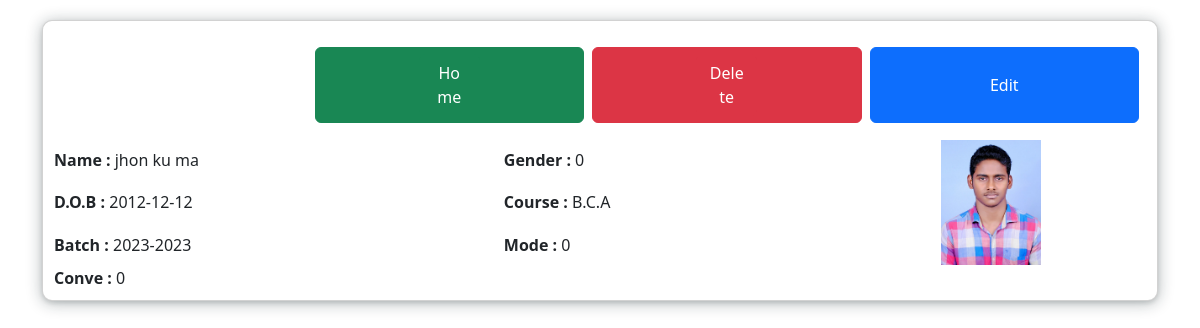
The app's page /student.php?id=4 with its own data.
### tables this page shows
CREATE TABLE `students` (
  `id` int(11) NOT NULL,
  `student_id` varchar(100) NOT NULL,
  `first_name` varchar(255) NOT NULL,
  `middle_name` varchar(255) NOT NULL,
  `last_name` varchar(255) NOT NULL,
  `dob` varchar(100) NOT NULL,
  `course` varchar(100) NOT NULL,
  `from_year` year(4) NOT NULL,
  `to_year` year(4) NOT NULL,
  `mode` varchar(100) NOT NULL,
  `conve` varchar(100) NOT NULL,
  `photo` varchar(255) NOT NULL,
  `gender` varchar(100) NOT NULL
);

### student.php (the view, shortened to what this page needs)
<?php
require 'includes/database.php';
?>
<head>
<link rel="stylesheet" href="https://cdn.jsdelivr.net/npm/bootstrap@5.2.3/dist/css/bootstrap.min.css"
>
        <link rel="stylesheet" href="css/style.css">
</head>
<body>
<div class="container">
        <div class="card">
            <div class="row mx-2 my-2 py-2 d-flex justify-content-end gap-2">
            <a class="add btn btn-success col-3" href='index.php'><button  class="btn btn-success col-3">Home</button></a>
            <a class="add btn btn-danger col-3" href='delete.php?id=<?php echo $_GET['id']; ?>'><button  class="btn btn-danger col-3">
                    Delete</button></a>
                <button onclick="show()" class="btn btn-primary col-3">Edit</button>
            </div>
            <table class="table1 w-100">
                <?php
                $student_id = $_GET['id'];
                $data = "SELECT * from students WHERE id =$student_id";
                $result = mysqli_query($conn, $data);
                while ($row = mysqli_fetch_assoc($result)) {
                    ?>
                    <tr>
                        <td><strong>Name : </strong>
                            <?php echo $row['first_name'] . " " . $row['middle_name'] . " " . $row['last_name'] ?>
                        </td>
                        <td><strong>Gender : </strong>
                            <?php echo $row['gender'] ?>
                        </td>
                        <td class="text-center box" colspan="2" rowspan="3"><img src="photos/<?php echo $row['photo'] ?>"
                                width="100"></td>
                    </tr>
                    <tr>
                        <td><strong>D.O.B : </strong>
                            <?php echo $row['dob'] ?>
                        </td>
                        <td><strong>Course : </strong>
                            <?php echo $row['course'] ?>
                        </td>
                    </tr>
                    <tr>
                        <td><strong>Batch : </strong>
                            <?php echo $row['from_year'] . "-" . $row['to_year'] ?>
                        </td>
                        <td><strong>Mode : </strong>
                            <?php echo $row['mode'] ?>
                        </td>
                    </tr>
                    <tr>
                        <td><strong>Conve : </strong>
                            <?php echo $row['conve'] ?>
                        </td>
                    </tr>
                <?php } ?>
            </table>
        </div>
    </div>
</body>

### css/style.css (style rules this page uses)
.card { padding: 10px; margin-top: 20px; border-radius : 10px; box-shadow : rgba(14, 30, 37, 0.12) 0px 2px 4px 0px, rgba(14, 30, 37, 0.32) 0px 2px 16px 0px; }

### student.php (style rules this page uses)
.add { color: white; text-decoration: none; }

### records on screen
students: first_name "jhon", middle_name "ku", last_name "ma", gender "0", photo (picture), dob "2012-12-12", course "B.C.A", from_year "2023", to_year "2023", mode "0", conve "0"
